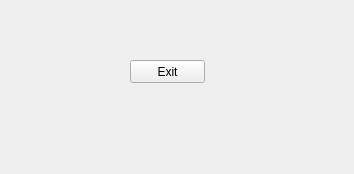
<?xml version="1.0" encoding="UTF-8"?>
<ui version="4.0">
 <class>MainWindow</class>
 <widget class="QMainWindow" name="MainWindow">
  <property name="geometry">
   <rect>
    <x>0</x>
    <y>0</y>
    <width>354</width>
    <height>174</height>
   </rect>
  </property>
  <property name="windowTitle">
   <string>MainWindow</string>
  </property>
  <widget class="QWidget" name="centralwidget">
   <widget class="QPushButton" name="pushButton">
    <property name="geometry">
     <rect>
      <x>130</x>
      <y>60</y>
      <width>75</width>
      <height>23</height>
     </rect>
    </property>
    <property name="text">
     <string>Exit</string>
    </property>
   </widget>
  </widget>
 </widget>
 <resources/>
 <connections/>
</ui>
